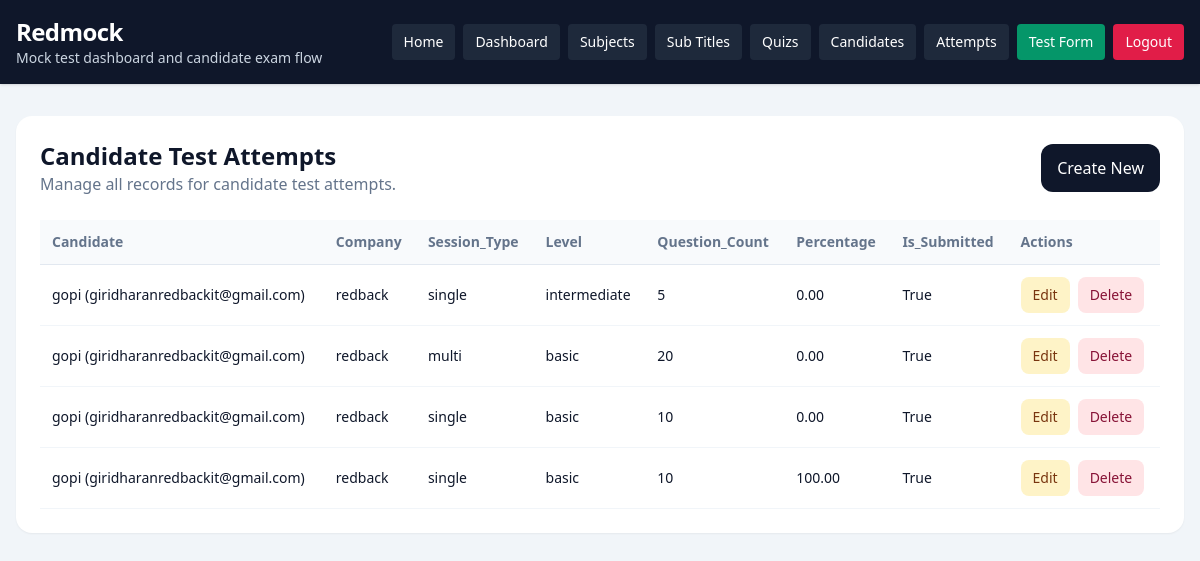
/dashboard/attempts/ (signed in), run on an earlier commit of the app's database.
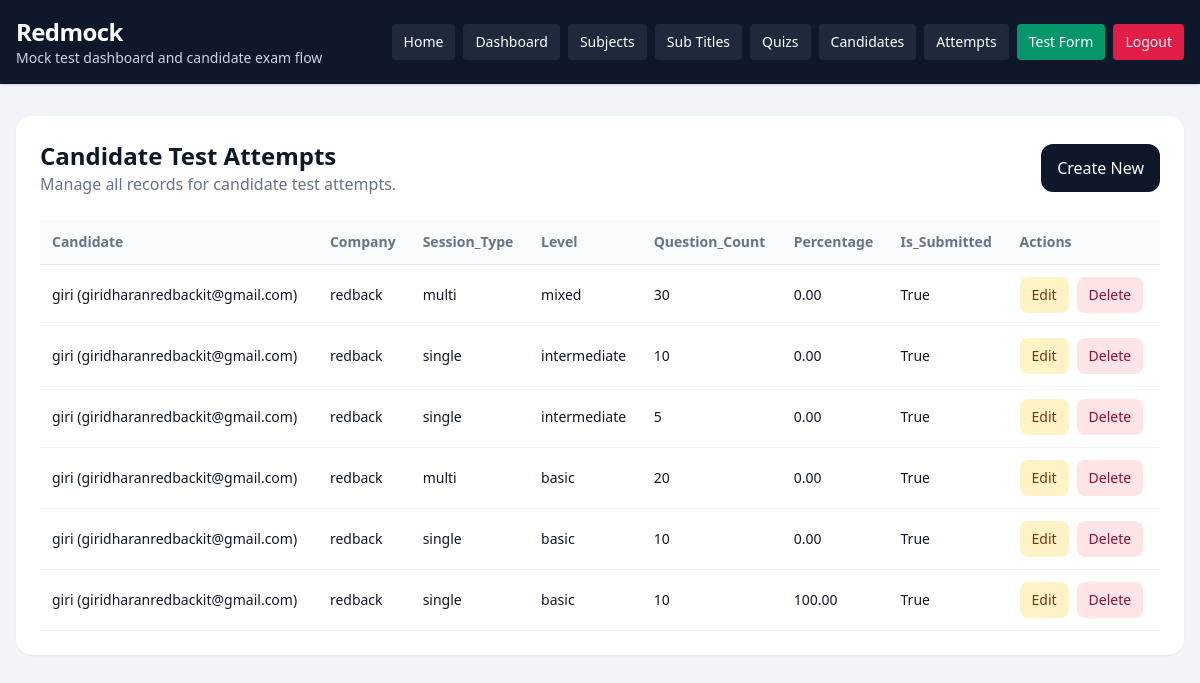
And on a later commit of the database.
### quiz/models.py (models this page shows, shortened)
class CandidateTestAttempt(models.Model):
    SESSION_SINGLE = 'single'
    SESSION_MULTI = 'multi'
    SESSION_CHOICES = [
        (SESSION_SINGLE, 'Single'),
        (SESSION_MULTI, 'Multi'),
    ]
    candidate = models.ForeignKey(Candidate, on_delete=models.CASCADE, related_name='attempts')
    company = models.ForeignKey(Company, on_delete=models.CASCADE, related_name='attempts')
    session_type = models.CharField(max_length=10, choices=SESSION_CHOICES)
    level = models.CharField(max_length=20)
    question_count = models.PositiveIntegerField()
    duration_minutes = models.PositiveIntegerField()
    selected_subjects = models.JSONField(default=list, blank=True)
    selected_sub_titles = models.JSONField(default=list, blank=True)
    answers_json = models.JSONField(default=list, blank=True)
    correct_count = models.PositiveIntegerField(default=0)
    wrong_count = models.PositiveIntegerField(default=0)
    percentage = models.DecimalField(max_digits=5, decimal_places=2, default=0)
    started_at = models.DateTimeField(blank=True, null=True)
    submitted_at = models.DateTimeField(blank=True, null=True)
    is_submitted = models.BooleanField(default=False)
    created_at = models.DateTimeField(auto_now_add=True)
    class Meta:
        ordering = ['-created_at']

class Candidate(models.Model):
    name = models.CharField(max_length=150)
    email = models.EmailField()
    designation_tech = models.CharField(max_length=150)
    created_at = models.DateTimeField(auto_now_add=True)
    class Meta:
        ordering = ['name']
    def __str__(self):
        return f'{self.name} ({self.email})'

### dashboard/models.py (models this page shows)
class Company(models.Model):
    name = models.CharField(max_length=150)
    image = models.ImageField(upload_to='company/', blank=True, null=True)
    email = models.EmailField(unique=True)
    password = models.CharField(max_length=128)
    is_active = models.BooleanField(default=True)
    created_at = models.DateTimeField(auto_now_add=True)
    updated_at = models.DateTimeField(auto_now=True)
    class Meta:
        ordering = ['name']
        verbose_name_plural = 'Companies'
    def __str__(self):
        return self.name

### dashboard/views.py (the view)
# urls.py: path('attempts/', views.attempt_list, name='attempt_list'),
@company_login_required
def attempt_list(request):
    queryset = CandidateTestAttempt.objects.filter(company=request.company).select_related('candidate', 'company')
    return render_crud_list(
        request,
        queryset=queryset,
        title='Candidate Test Attempts',
        create_url='dashboard:attempt_create',
        edit_url_name='dashboard:attempt_update',
        delete_url_name='dashboard:attempt_delete',
        fields=[
            'candidate',
            'company',
            'session_type',
            'level',
            'question_count',
            'percentage',
            'is_submitted',
        ],
    )

### dashboard/templatetags/dashboard_extras.py (called while the page is built)
@register.filter
def getattribute(obj, attr_name):
    return getattr(obj, attr_name)

### dashboard/views.py (called while the page is built)
def get_logged_in_company(request):
    company_id = request.session.get('company_id')
    if not company_id:
        return None
    return Company.objects.filter(id=company_id, is_active=True).first()

def company_login_required(view_func):
    @wraps(view_func)
    def wrapper(request, *args, **kwargs):
        company = get_logged_in_company(request)
        if not company:
            return redirect(f"{reverse('dashboard:login')}?next={request.path}")
        request.company = company
        return view_func(request, *args, **kwargs)
    return wrapper

def render_crud_list(request, *, queryset, title, create_url, edit_url_name, delete_url_name, fields):
    context = {
        'title': title,
        'objects': queryset,
        'create_url': create_url,
        'edit_url_name': edit_url_name,
        'delete_url_name': delete_url_name,
        'fields': fields,
    }
    return render(request, 'dashboard/crud_list.html', context)

### templates/dashboard/crud_list.html (shortened to what this page needs)
{% extends "base.html" %}
{% load dashboard_extras %}
{% block content %}
<section class="rounded-2xl bg-white p-6 shadow-sm">
    <div class="mb-6 flex flex-col gap-3 sm:flex-row sm:items-center sm:justify-between">
        <div>
            <h1 class="text-2xl font-bold">{{ title }}</h1>
            <p class="text-slate-500">Manage all records for {{ title|lower }}.</p>
        </div>
        <a href="{% url create_url %}" class="rounded-xl bg-slate-900 px-4 py-3 text-white">Create New</a>
    </div>
    <div class="overflow-x-auto">
        <table class="min-w-full text-left text-sm">
            <thead class="border-b border-slate-200 bg-slate-50 text-slate-500">
                <tr>
                    {% for field in fields %}
                        <th class="px-3 py-3">{{ field|title }}</th>
                    {% endfor %}
                    <th class="px-3 py-3">Actions</th>
                </tr>
            </thead>
            <tbody>
                {% for object in objects %}
                    <tr class="border-b border-slate-100">
                        {% for field in fields %}
                            <td class="px-3 py-3">{{ object|getattribute:field }}</td>
                        {% endfor %}
                        <td class="px-3 py-3">
                            <div class="flex gap-2">
                                <a href="{% url edit_url_name object.pk %}" class="rounded-lg bg-amber-100 px-3 py-2 text-amber-900">Edit</a>
                                <a href="{% url delete_url_name object.pk %}" class="rounded-lg bg-rose-100 px-3 py-2 text-rose-900">Delete</a>
                            </div>
                        </td>
                    </tr>
                {% empty %}
                    <tr>
                        <td colspan="{{ fields|length|add:1 }}" class="px-3 py-8 text-center text-slate-500">
                            No records found.
                        </td>
                    </tr>
                {% endfor %}
            </tbody>
        </table>
    </div>
</section>
{% endblock %}

What changed in the data, as far as the page shows it:
added CandidateTestAttempt: fields "giri (giridharanredbackit@gmail.com)" "redback" "multi" "mixed" "30" "0.00" "True"
added CandidateTestAttempt: fields "giri (giridharanredbackit@gmail.com)" "redback" "single" "intermediate" "10" "0.00" "True"
Also different on the page:
new list line: "giri (giridharanredbackit@gmail.com)"
list line gone: "gopi (giridharanredbackit@gmail.com)"
